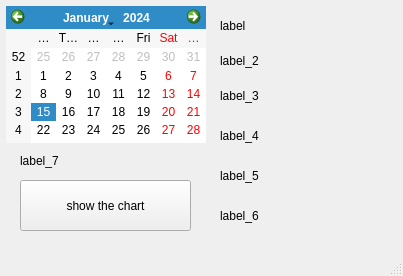
<?xml version="1.0" encoding="UTF-8"?>
<ui version="4.0">
 <class>MainWindow</class>
 <widget class="QMainWindow" name="MainWindow">
  <property name="geometry">
   <rect>
    <x>0</x>
    <y>0</y>
    <width>403</width>
    <height>276</height>
   </rect>
  </property>
  <property name="windowTitle">
   <string>show the data</string>
  </property>
  <widget class="QWidget" name="centralwidget">
   <widget class="QCalendarWidget" name="calendarWidget">
    <property name="geometry">
     <rect>
      <x>6</x>
      <y>6</y>
      <width>200</width>
      <height>137</height>
     </rect>
    </property>
   </widget>
   <widget class="QLabel" name="label">
    <property name="geometry">
     <rect>
      <x>220</x>
      <y>10</y>
      <width>141</width>
      <height>31</height>
     </rect>
    </property>
    <property name="text">
     <string>label</string>
    </property>
   </widget>
   <widget class="QLabel" name="label_2">
    <property name="geometry">
     <rect>
      <x>220</x>
      <y>40</y>
      <width>161</width>
      <height>41</height>
     </rect>
    </property>
    <property name="text">
     <string>label_2</string>
    </property>
   </widget>
   <widget class="QLabel" name="label_3">
    <property name="geometry">
     <rect>
      <x>220</x>
      <y>80</y>
      <width>171</width>
      <height>31</height>
     </rect>
    </property>
    <property name="text">
     <string>label_3</string>
    </property>
   </widget>
   <widget class="QLabel" name="label_4">
    <property name="geometry">
     <rect>
      <x>220</x>
      <y>120</y>
      <width>181</width>
      <height>31</height>
     </rect>
    </property>
    <property name="text">
     <string>label_4</string>
    </property>
   </widget>
   <widget class="QLabel" name="label_5">
    <property name="geometry">
     <rect>
      <x>220</x>
      <y>160</y>
      <width>161</width>
      <height>31</height>
     </rect>
    </property>
    <property name="text">
     <string>label_5</string>
    </property>
   </widget>
   <widget class="QLabel" name="label_6">
    <property name="geometry">
     <rect>
      <x>220</x>
      <y>200</y>
      <width>161</width>
      <height>31</height>
     </rect>
    </property>
    <property name="text">
     <string>label_6</string>
    </property>
   </widget>
   <widget class="QLabel" name="label_7">
    <property name="geometry">
     <rect>
      <x>20</x>
      <y>150</y>
      <width>131</width>
      <height>21</height>
     </rect>
    </property>
    <property name="text">
     <string>label_7</string>
    </property>
   </widget>
   <widget class="QPushButton" name="pushButton">
    <property name="geometry">
     <rect>
      <x>20</x>
      <y>180</y>
      <width>171</width>
      <height>51</height>
     </rect>
    </property>
    <property name="text">
     <string>show the chart</string>
    </property>
   </widget>
  </widget>
  <widget class="QMenuBar" name="menubar">
   <property name="geometry">
    <rect>
     <x>0</x>
     <y>0</y>
     <width>403</width>
     <height>18</height>
    </rect>
   </property>
  </widget>
  <widget class="QStatusBar" name="statusbar"/>
 </widget>
 <resources/>
 <connections/>
</ui>
